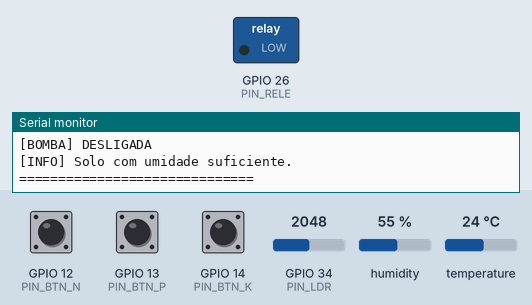
Bench run of a sketch on a simulated ESP32. On the bench: switched loads named in the sketch (green lamp = pin HIGH), the last lines printed to the serial monitor. The test bench sets the inputs (shaded band); at power-on: humidity 55 %, GPIO 34 (PIN_LDR) = 2048, GPIO 12 (PIN_BTN_N) HIGH, GPIO 13 (PIN_BTN_P) HIGH, GPIO 14 (PIN_BTN_K) HIGH, temperature 24 °C.

Above: at 5.8 s.
5.9 s: humidity set to 51 %
11.9 s: humidity set to 48 %
At 15.6 s:
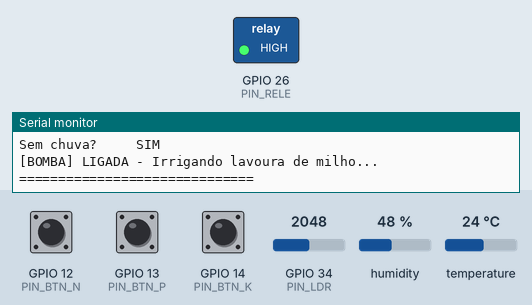
17.9 s: GPIO 34 (PIN_LDR) set to 2109
At 21.4 s:
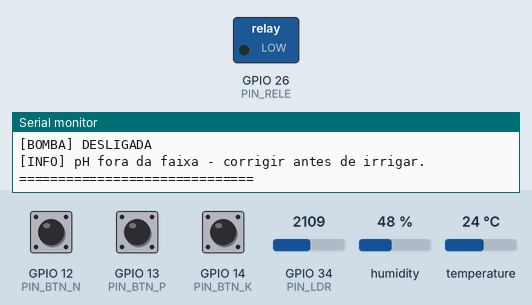
Timing chart, 0 to 22.9 s (numbered marks = the images above; inputs shaded):
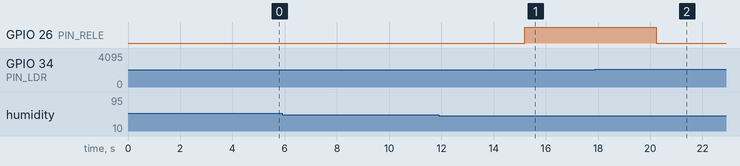

Measured:
- the behaviour switches between 50 and 49 % on humidity (found by bisection; images 0 and 1)
- the behaviour switches between 2076 and 2077 on GPIO 34 (PIN_LDR) (found by bisection; images 1 and 2)
- after the input at 11.9 s, GPIO 26 (PIN_RELE): LOW → HIGH after 3.3 s
- after the input at 17.9 s, GPIO 26 (PIN_RELE): HIGH → LOW after 2.3 s

The sketch:

farmtech_esp32.ino
```cpp
// ============================================================
// FarmTech Solutions - Sistema de Irrigação Inteligente
// Cultura: Milho
// Plataforma: ESP32 (Wokwi)
// Sensores: DHT22, LDR, 3x Botões (N, P, K), Relé
// ============================================================

#include <DHT.h>

// ---- Pinos ----
#define PIN_DHT       4    // DHT22 - umidade (simula umidade do solo)
#define PIN_LDR       34   // LDR   - luz analógica (simula pH)
#define PIN_BTN_N     12   // Botão Nitrogênio
#define PIN_BTN_P     13   // Botão Fósforo
#define PIN_BTN_K     14   // Botão Potássio
#define PIN_RELE      26   // Relé - bomba d'água

// ---- Configurações do DHT ----
#define DHT_TYPE DHT22
DHT dht(PIN_DHT, DHT_TYPE);

// ---- Parâmetros ideais para MILHO ----
// Umidade do solo: irrigar se < 50%
#define UMIDADE_MIN       50.0

// pH ideal: 5.5 a 7.0
// LDR retorna 0-4095 (12 bits ADC no ESP32)
// Mapeamos para pH 0-14
#define PH_MIN            5.5
#define PH_MAX            7.0

// Variável de controle: chuva prevista via Python (Serial)
// 0 = sem chuva prevista, 1 = chuva prevista
int chuva_prevista = 0;

// ---- Funções auxiliares ----

float lerPH() {
  int ldr_raw = analogRead(PIN_LDR);
  // Mapeia 0-4095 para pH 0.0-14.0
  float ph = map(ldr_raw, 0, 4095, 0, 140) / 10.0;
  return ph;
}

bool lerNutriente(int pino) {
  // Botão pressionado = nutriente presente (true)
  // Pull-up interno: LOW = pressionado
  return (digitalRead(pino) == LOW);
}

void ligarBomba() {
  digitalWrite(PIN_RELE, HIGH);
  Serial.println("[BOMBA] LIGADA - Irrigando lavoura de milho...");
}

void desligarBomba() {
  digitalWrite(PIN_RELE, LOW);
  Serial.println("[BOMBA] DESLIGADA");
}

// ---- Leitura de dados do Python via Serial ----
// Envie "CHUVA:1" ou "CHUVA:0" pelo Monitor Serial
void lerSerial() {
  if (Serial.available() > 0) {
    String entrada = Serial.readStringUntil('\n');
    entrada.trim();
    if (entrada.startsWith("CHUVA:")) {
      chuva_prevista = entrada.substring(6).toInt();
      if (chuva_prevista == 1) {
        Serial.println("[CLIMA] Previsão de chuva recebida - irrigação suspensa.");
      } else {
        Serial.println("[CLIMA] Sem previsão de chuva.");
      }
    }
  }
}

// ---- Setup ----
void setup() {
  Serial.begin(115200);
  dht.begin();

  pinMode(PIN_BTN_N, INPUT_PULLUP);
  pinMode(PIN_BTN_P, INPUT_PULLUP);
  pinMode(PIN_BTN_K, INPUT_PULLUP);
  pinMode(PIN_RELE, OUTPUT);

  digitalWrite(PIN_RELE, LOW); // Bomba começa desligada

  Serial.println("============================================");
  Serial.println("  FarmTech Solutions - Irrigacao Inteligente");
  Serial.println("  Cultura: Milho");
  Serial.println("============================================");
  Serial.println("Dica: envie CHUVA:1 ou CHUVA:0 pelo Serial");
  Serial.println();
}

// ---- Loop principal ----
void loop() {
  lerSerial(); // Verifica dados do Python

  // Leitura dos sensores
  float umidade  = dht.readHumidity();
  float temp     = dht.readTemperature();
  float ph       = lerPH();
  bool  n_ok     = lerNutriente(PIN_BTN_N);
  bool  p_ok     = lerNutriente(PIN_BTN_P);
  bool  k_ok     = lerNutriente(PIN_BTN_K);

  // Verificação de leitura válida do DHT22
  if (isnan(umidade) || isnan(temp)) {
    Serial.println("[ERRO] Falha na leitura do DHT22!");
    delay(2000);
    return;
  }

  // ---- Exibição no Monitor Serial ----
  Serial.println("---- Leitura dos Sensores ----");
  Serial.print("Umidade do solo : "); Serial.print(umidade);  Serial.println(" %");
  Serial.print("Temperatura     : "); Serial.print(temp);     Serial.println(" C");
  Serial.print("pH do solo      : "); Serial.println(ph);
  Serial.print("Nitrogenio (N)  : "); Serial.println(n_ok ? "PRESENTE" : "AUSENTE");
  Serial.print("Fosforo (P)     : "); Serial.println(p_ok ? "PRESENTE" : "AUSENTE");
  Serial.print("Potassio (K)    : "); Serial.println(k_ok ? "PRESENTE" : "AUSENTE");
  Serial.print("Chuva prevista  : "); Serial.println(chuva_prevista ? "SIM" : "NAO");

  // ---- Alertas de nutrientes ----
  if (!n_ok) Serial.println("[ALERTA] Nitrogenio baixo! Considere adubar.");
  if (!p_ok) Serial.println("[ALERTA] Fosforo baixo! Considere adubar.");
  if (!k_ok) Serial.println("[ALERTA] Potassio baixo! Considere adubar.");

  // ---- Alerta de pH ----
  if (ph < PH_MIN) {
    Serial.println("[ALERTA] pH abaixo do ideal para milho (< 5.5). Adicione calcario.");
  } else if (ph > PH_MAX) {
    Serial.println("[ALERTA] pH acima do ideal para milho (> 7.0). Verifique o solo.");
  }

  // ---- Lógica de decisão de irrigação ----
  // Regra: Liga bomba se:
  //   1. Umidade do solo < 50%
  //   2. pH dentro da faixa ideal (5.5 a 7.0)
  //   3. Não há previsão de chuva (dado do Python)

  bool ph_ok       = (ph >= PH_MIN && ph <= PH_MAX);
  bool umidade_baixa = (umidade < UMIDADE_MIN);
  bool sem_chuva   = (chuva_prevista == 0);

  Serial.println("---- Decisao de Irrigacao ----");
  Serial.print("Umidade baixa? "); Serial.println(umidade_baixa ? "SIM" : "NAO");
  Serial.print("pH ideal?      "); Serial.println(ph_ok         ? "SIM" : "NAO");
  Serial.print("Sem chuva?     "); Serial.println(sem_chuva     ? "SIM" : "NAO");

  if (umidade_baixa && ph_ok && sem_chuva) {
    ligarBomba();
  } else {
    desligarBomba();
    if (!umidade_baixa)  Serial.println("[INFO] Solo com umidade suficiente.");
    if (!ph_ok)          Serial.println("[INFO] pH fora da faixa - corrigir antes de irrigar.");
    if (!sem_chuva)      Serial.println("[INFO] Chuva prevista - irrigacao suspensa.");
  }

  Serial.println("==============================");
  delay(5000); // Atualiza a cada 5 segundos
}
```
